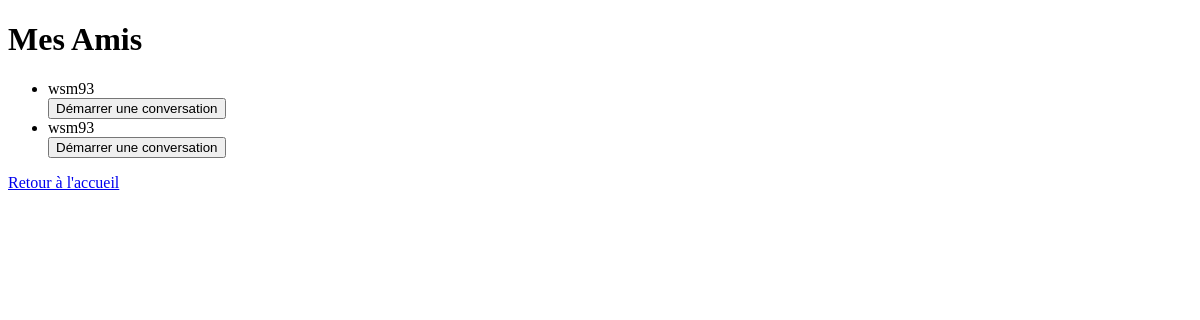
Page /friends (signed in) on the earlier database version.
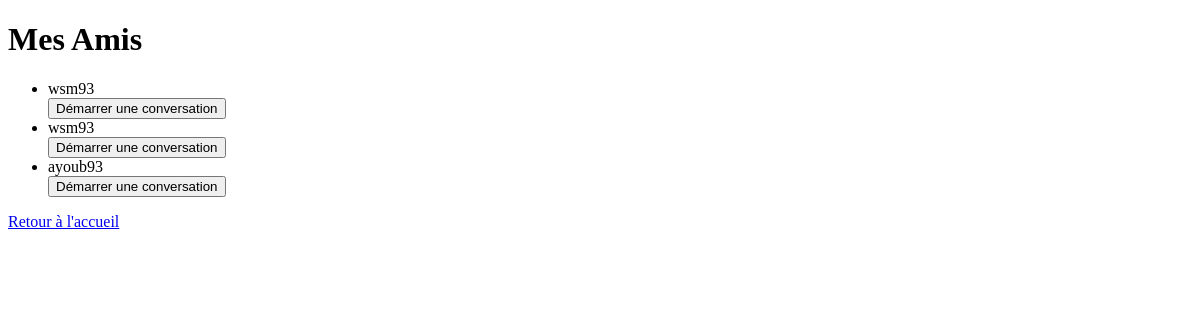
Same page on the later database version.
### models.py (models this page shows)
class User(UserMixin, db.Model):
    id = db.Column(db.Integer, primary_key=True)
    username = db.Column(db.String(150), unique=True, nullable=False)
    password = db.Column(db.String(150), nullable=False)

### app.py (the view)
@app.route('/friends', methods=['GET'])
@login_required
def friends():
    friendships = Friend.query.filter_by(user_id=current_user.id).all()
    friends = [User.query.get(friendship.friend_id) for friendship in friendships]
    return render_template('friends.html', friends=friends)

### app.py (called while the page is built)
@login_manager.user_loader
def load_user(user_id):
    return User.query.get(int(user_id))

### templates/friends.html (shortened to what this page needs)
<!DOCTYPE html>
<html>
<head>
</head>
<body>
    <h1>Mes Amis</h1>
    <ul>
        {% for friend in friends %}
            <li>
                {{ friend.username }}
                <form method="POST" action="{{ url_for('start_conversation', friend_id=friend.id) }}">
                    <button type="submit">Démarrer une conversation</button>
                </form>
            </li>
        {% endfor %}
    </ul>
    <a href="{{ url_for('index') }}">Retour à l'accueil</a>
</body>
</html>

Differences in the rows shown:
added User: username "ayoub93"
